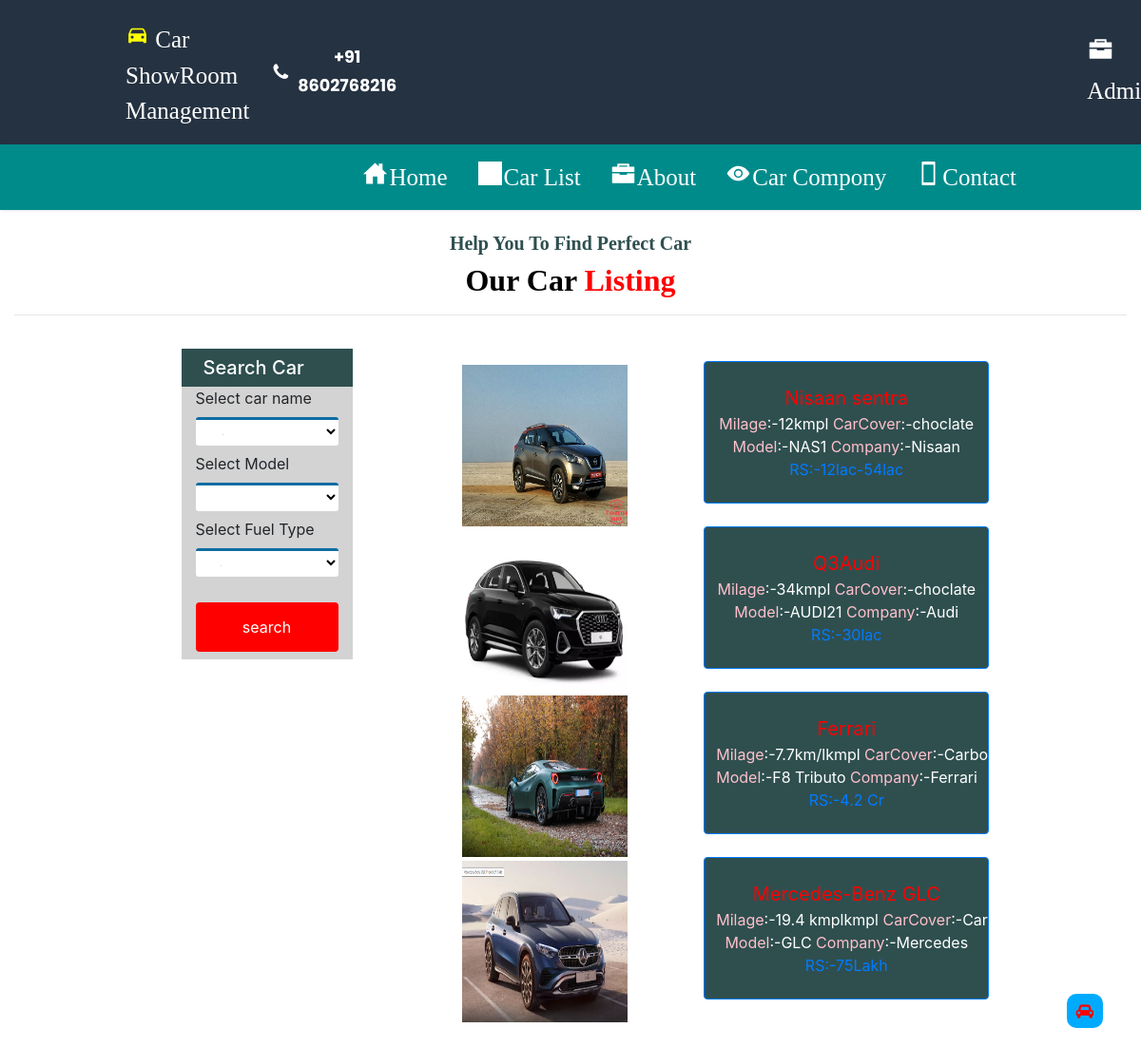
Page /car_list/ on the committed database.
### car/models.py (models this page shows, shortened)
class Add_Car(models.Model):
    brand=models.ForeignKey(Categary,on_delete=models.CASCADE, null=True)
    carname=models.CharField(max_length=100,null=True)
    img1 = models.FileField(null=True)
    img2 = models.FileField(null=True)
    img3 = models.FileField(null=True)
    img4 = models.FileField(null=True)
    cartype=models.CharField(max_length=100,null=True)
    bodycover=models.CharField(max_length=100,null=True)
    carmodel=models.CharField(max_length=100,null=True)
    bodytype=models.CharField(max_length=100,null=True)
    carprice=models.CharField(max_length=100,null=True)
    carnumber=models.CharField(max_length=100,null=True)
    carlength=models.IntegerField(null=True)
    carwidth=models.IntegerField(null=True)
    carheight=models.IntegerField(null=True)
    seatingcapacity=models.IntegerField(null=True)
    fueltype=models.CharField(max_length=100,null=True)
    displacement=models.CharField(max_length=100,null=True)
    maxpower=models.CharField(max_length=100,null=True)
    maxtorque=models.CharField(max_length=100,null=True)
    milage=models.CharField(max_length=100,null=True)
    transmissiontype=models.CharField(max_length=100,null=True)
    noofgear=models.IntegerField(max_length=100,null=True)
    aircondition=models.CharField(max_length=100,null=True)
    carpowerwindow=models.CharField(max_length=100,null=True)
    carcenterlocking=models.CharField(max_length=100,null=True)
    carabs=models.CharField(max_length=100,null=True)
    airbags=models.CharField(max_length=100,null=True)
    frontype=models.CharField(max_length=100,null=True)
    reartype=models.CharField(max_length=100,null=True)
    cardescription=models.CharField(max_length=100,null=True)
    fuelcapacity=models.CharField(max_length=100,null=True)
    bootspace=models.CharField(max_length=100,null=True)
    foglamps=models.CharField(max_length=100,null=True)
    enginedisplay=models.CharField(max_length=100,null=True)
    centrallocking=models.CharField(max_length=100,null=True)
    lastupdationdate=models.CharField(max_length=100,null=True)

class Categary(models.Model):
    brand=models.CharField(max_length=100,null=True)
    image = models.FileField(null=True)

### car/views.py (the view, shortened to what this page needs)
# urls.py: path('car_list/',car_list,name='car_list'),
def car_list(request):
    error=False
    data3=Categary.objects.all()
    data2=Add_Car.objects.all()
    data1=Add_Car.objects.all()
    d={'data2':data2,'data1':data1,'error':error,'data3':data3,}
    return render(request,'car_list.html',d)

### car/templates/car_list.html (shortened to what this page needs)
{% extends 'navigation.html' %}
{% block body %}
<div class="container-fluid">
		<center><h5 style = "font-family : 'Monotype Corsiva' ; color : DarkSlateGrey ; font-weight : bold;margin-top:2%">Help You To Find Perfect Car</h5>
	<h2 style = "font-family : 'Monotype Corsiva' ; color : black ; font-weight : bold">Our Car <span style="color:red">Listing</span></h2></center>
<hr>
<div class="container-fluid" style="width:70%;margin-top:3%">
<div class="row">
<div class="colo-md-6">
	<div class="container-fluid" style="margin-bottom:0px;background-color:darkslategrey;color:white">
		<h5 style="margin:0;padding:8px;">Search Car</h5></div>
	<div class="container-fluid" style="margin-top:0px;background-color:lightgrey">
<form method="post" action="" enctype="multipart/form-data">
      <label for="inputEmail4">Select car name</label><br>
      <select  name="carname" style="width:150px;height:30px">
		  {% for i in data2 %}
		  <option value="{{i.carname}}">{{i.carname}}</option>
		  {% endfor %}
	  </select><br>
	 <label for="inputEmail4">Select Model</label><br>
      <select  name="carmodel" style="width:150px;height:30px">
		  {% for i in data2 %}
		  <option value="{{i.carmodel}}">{{i.carmodel}}</option>
		  {% endfor %}
	  </select><br>
	 <label for="inputEmail4">Select Fuel Type</label><br>
      <select  name="fueltype" style="width:150px;height:30px">
		  {% for i in data2 %}
		  <option value="{{i.fueltype}}">{{i.fueltype}}</option>
		  {% endfor %}
	  </select><br>
	<input class="hover" type="submit" value="search"style="margin-top:20px;background-color:red">
</form>
	</div>
</div>
			{% if error %}
	<div class="col-md-6">
	<div class="row">
			{% for j in data1 %}
				<div class="col-md-6" style="border-radius:6px;width:25%;margin-top:1%">
					<center><img class="zoom" align="center" src="{{j.img1.url}}" style="width:250px;height:170px;float:center;margin-left:100px" alt="card-img"></center>
				</div>
	<div class="col-md-6">
		<button type="submit" class="btn btn-primary mybtnone" style="margin-left:150px;float:center;width:300px;height:150px;background-color:DarkSlateGrey"><span style="color:red;font-size:20px">{{j.carname}}</span><br> <span style="color:pink">Milage</span>:-{{j.milage}}kmpl <span style="color:pink">CarCover</span>:-{{j.bodycover}}<br> <span style="color:pink">Model</span>:-{{j.carmodel}} <span style="color:pink">Company</span>:-{{j.brand.brand}}<br><a href="{% url 'car_detail' j.id %}">RS:-{{j.carprice}}</button></a></center>
   				</div>
			{% endfor %}
	 </div>
	</div>
{% else %}
	<div class="col-md-6">
	<div class="row">
			{% for j in data2 %}
				<div class="col-md-6" style="border-radius:6px;width:25%;margin-top:1%">
					<center><img class="zoom" align="center" src="{{j.img1.url}}" style="width:250px;height:170px;float:center;margin-left:100px" alt="card-img"></center>
				</div>
	<div class="col-md-6">
		<button type="submit" class="btn btn-primary mybtnone" style="margin-left:150px;float:center;width:300px;height:150px;background-color:DarkSlateGrey"><span style="color:red;font-size:20px">{{j.carname}}</span><br> <span style="color:pink">Milage</span>:-{{j.milage}}kmpl <span style="color:pink">CarCover</span>:-{{j.bodycover}}<br> <span style="color:pink">Model</span>:-{{j.carmodel}} <span style="color:pink">Company</span>:-{{j.brand.brand}}<br><a href="{% url 'car_detail' j.id %}">RS:-{{j.carprice}}</button></a></center>
   				</div>
			{% endfor %}
	 </div>
	</div>
{% endif %}
 <div class="scrolltop float-right">
  <i class="fa fa-car" onclick="topFunction()" id="scrollbtn"></i>
  </div>
		</div>
	</div>
 </div>
{% endblock %}

### car/static/style.css (style rules this page uses)
html,body,div,span,applet,object,iframe,h1,h2,h3,h4,h5,h6,p,blockquote,pre,a,abbr,acronym,address,big,cite,code,del,dfn,em,img,ins,kbd,q,s,samp,small,strike,strong,sub,sup,tt,var,b,u,i,dl,dt,dd,ol,nav ul,nav li,fieldset,form,label,legend,table,caption,tbody,tfoot,thead,tr,th,td,article,aside,canvas,details,embed,figure,figcaption,footer,header,hgroup,menu,nav,output,ruby,section,summary,time,mark,audio,video { margin:0;padding:0;border:0;font-size:100%;font:inherit;vertical-align:baseline; }
a { text-decoration:none; }
img { max-width:100%; }
select { width: 96%; padding: 0.7em; background: #fff; color: #000; border: none; outline: none; font-size: 0.95em; border-top: 3px solid #0c6da2; border-radius: 3px; -moz-border-radius: 3px; -webkit-border-radius: 3px; -o-border-radius: 3px; font-family: 'Open Sans', sans-serif; }
.row { margin: 0.8em 0; }

### car/templates/navigation.html (style rules this page uses)
* { box-sizing: border-box; }
input[type=submit] { width: 100%; background-color: darkslategrey; color: white; padding: 14px 20px; margin: 8px 0; border: none; border-radius: 4px; cursor: pointer; }

### car/templates/car_list.html (style rules this page uses)
#scrollbtn { position:fixed; bottom:20px; right:40px; z-index:99; border:none; color:red; background:#00abff; padding:10px; border-radius:10px; }

### rows in the picture
Add_Car: img1 (picture), milage "12", bodycover "choclate", carmodel "NAS1", brand.brand "Nisaan", carprice "12lac-54lac"
Add_Car: img1 (picture), milage "34", bodycover "choclate", carmodel "AUDI21", brand.brand "Audi", carprice "30lac"
Add_Car: img1 (picture), milage "7.7km/l", bodycover "Carbon Fiber", carmodel "F8 Tributo", brand.brand "Ferrari", carprice "4.2 Cr"
Add_Car: img1 (picture), milage "19.4 kmpl", bodycover "Carbon Fiber", carmodel "GLC", brand.brand "Mercedes", carprice "75Lakh"

### other values in the picture
form field carname "Nisaan sentra"
form field carmodel "NAS1"
form field fueltype "diesal"
